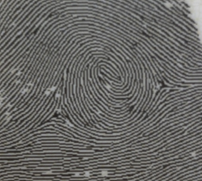
#> input picture finger_folder/2finger1.png, 202 x 181 px
$ python new.py 2finger1.png
#> lines starting #> are read from the running program, lines starting #| are printed output that depends on the picture
#!/usr/bin/env python
"""
fingerprint_binarize.py
-----------------------
카메라로 촬영한 손가락 지문 사진을
1) 대비 향상(CLAHE) → 2) 가보(Gabor) 기반 융선 강조 →
3) Sauvola 적응 이진화 → 4) 작은 틈 메우기 →
5) 자동 ROI(손가락 영역) 마스킹 → 6) 최종 바이너리 저장

필수 라이브러리
    pip install opencv-python scikit-image fingerprint_enhancer numpy
"""

from pathlib import Path
import argparse

import cv2
import numpy as np
import fingerprint_enhancer as fe
from skimage.filters import threshold_sauvola
from skimage.morphology import closing, square


# ---------------------------------------------------------------------------
# ① 융선 강조 – fingerprint_enhancer 버전별 함수명 호환
def _enhance(img: np.ndarray) -> np.ndarray:
    """
    fingerprint_enhancer 모듈에서 사용 가능한 enhance 함수 호출.
    (버전에 따라 enhance_fingerprint / enhance_Fingerprint 둘 중 하나만 있을 수 있음)
    """
    if hasattr(fe, "enhance_fingerprint"):
        return fe.enhance_fingerprint(img)
    if hasattr(fe, "enhance_Fingerprint"):
        return fe.enhance_Fingerprint(img)
    raise AttributeError(
        "fingerprint_enhancer 모듈에 enhance 함수가 없습니다."
        " pip 설치가 올바른지 확인하세요."
    )


# ---------------------------------------------------------------------------
# ② 손가락 ROI 마스크 생성
def _build_roi_mask(
    binary: np.ndarray,
    dilate_iter: int = 3,
    close_iter: int = 3,
    kernel_size: int = 7,
) -> np.ndarray:
    """
    융선 이진화 결과(binary)를 기반으로 손가락 영역만 남기는 ROI 마스크 생성.
    dilate → close → floodfill → 가장 큰 외곽선만 채우는 순서.
    Returns
    -------
    mask : np.ndarray
        uint8(0/255) 마스크. 손가락 영역=255, 배경=0
    """
    ker = cv2.getStructuringElement(cv2.MORPH_ELLIPSE, (kernel_size, kernel_size))

    # 1) 팽창 – ridges를 굵게 만들어 끊김 최소화
    mask = cv2.dilate(binary, ker, iterations=dilate_iter)

    # 2) 클로징 – 내부 작은 구멍 메움
    mask = cv2.morphologyEx(mask, cv2.MORPH_CLOSE, ker, iterations=close_iter)

    # 3) flood fill로 배경 영역을 흰색으로 채운 뒤 반전 → 손가락 내부 빈칸까지 채우기
    flood = mask.copy()
    h, w = mask.shape
    cv2.floodFill(flood, None, (0, 0), 255)          # 모서리(배경) floodfill
    mask = cv2.bitwise_not(flood) | mask             # 손가락 영역만 255

    # 4) 가장 큰 외곽선(손가락)만 마스크로 유지
    contours, _ = cv2.findContours(mask, cv2.RETR_EXTERNAL, cv2.CHAIN_APPROX_SIMPLE)
    if not contours:
        return np.zeros_like(mask)
    largest = max(contours, key=cv2.contourArea)
    roi = np.zeros_like(mask)
    cv2.drawContours(roi, [largest], -1, 255, thickness=-1)
    return roi


# ---------------------------------------------------------------------------
def binarize_fingerprint(
    img_path: str | Path,
    out_path: str | Path,
    *,
    window_size: int = 25,
    k: float = 0.2,
    fill_gaps: bool = True,
    debug: bool = False,
) -> np.ndarray:
    """
    손가락 지문 사진을 이진화 + ROI 마스킹 후 저장.

    Parameters
    ----------
    img_path : str | Path
        입력 원본 사진(컬러·그레이 모두 가능)
    out_path : str | Path
        저장 경로
    window_size : int
        Sauvola 윈도 크기
    k : float
        Sauvola k 파라미터
    fill_gaps : bool
        융선 사이 작은 틈 closing 으로 메울지
    debug : bool
        True면 중간 결과(강조 이미지·ROI 마스크) 추가 저장
    """
#> called with img_path = '2finger1.png', out_path = 'fingerprint_binary.png', window_size = 25, k = 0.2, fill_gaps = True, debug = False
    img_path = Path(img_path)
    out_path = Path(out_path)

    # ---------- 원본 불러오기 ----------
    img = cv2.imread(str(img_path), cv2.IMREAD_GRAYSCALE)
#> img: shape (181, 202); min 28, max 207, mean 101.9
    if img is None:
        raise FileNotFoundError(img_path)

    # ---------- CLAHE 대비 향상 ----------
    clahe = cv2.createCLAHE(clipLimit=2.0, tileGridSize=(16, 16))
    img_clahe = clahe.apply(img)
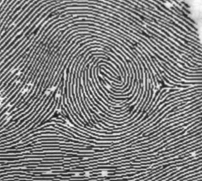
#> img_clahe: shape (181, 202); min 25, max 252, mean 127.6

    # ---------- 융선 강조 ----------
    enhanced = _enhance(img_clahe)

    # ---------- Sauvola 적응 임계값 ----------
    thresh = threshold_sauvola(enhanced, window_size, k=k)
    binary = (enhanced > thresh).astype(np.uint8)

    # ---------- 작은 gap 메우기 ----------
    if fill_gaps:
        binary = closing(binary, square(3)).astype(np.uint8)

    binary *= 255  # 0/1 → 0/255 uint8

    # ---------- 자동 ROI 마스크 ----------
    mask = _build_roi_mask(binary)

    # ---------- 마스킹 & 저장 ----------
    final = cv2.bitwise_and(binary, mask)

    final = cv2.flip(final, 1)


    cv2.imwrite(str(out_path), final)

    if debug:
        cv2.imwrite(str(out_path.with_stem(out_path.stem + "_enhanced")), enhanced)
        cv2.imwrite(str(out_path.with_stem(out_path.stem + "_mask")), mask)

    return final


# ---------------------------------------------------------------------------
def main() -> None:
    parser = argparse.ArgumentParser(
        description="Fingerprint photo → binary with automatic ROI mask"
    )
    parser.add_argument("input", help="원본 지문 사진 파일")
    parser.add_argument(
        "-o",
        "--output",
        default="fingerprint_binary.png",
        help="이진화 결과 저장 파일 (기본: fingerprint_binary.png)",
    )
    parser.add_argument(
        "--window-size", type=int, default=25, help="Sauvola window size (default 25)"
    )
    parser.add_argument(
        "-k", type=float, default=0.2, help="Sauvola k (default 0.2, 0.16~0.25 추천)"
    )
    parser.add_argument(
        "--no-fill-gaps",
        action="store_true",
        help="Morphological closing(틈 메우기) 끄기",
    )
    parser.add_argument(
        "--debug",
        action="store_true",
        help="중간 결과(강조·마스크)도 저장",
    )
    args = parser.parse_args()

    binarize_fingerprint(
        args.input,
        args.output,
        window_size=args.window_size,
        k=args.k,
        fill_gaps=not args.no_fill_gaps,
        debug=args.debug,
    )
#> (the call stopped at in _enhance, `return fe.enhance_fingerprint(img)`: fingerprint_enhancer is not available in this run)
    print(f"✔️  결과 저장 완료 → {args.output}")


# ---------------------------------------------------------------------------
if __name__ == "__main__":
    main()

$ run again, on finger_folder/finger2.png
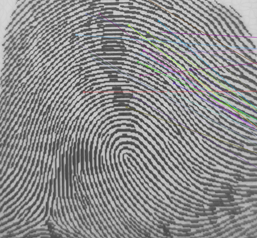
#> input picture finger_folder/finger2.png, 257 x 238 px
#> in binarize_fingerprint, `img = cv2.imread(str(img_path), cv2.IMREAD_GRAYSCALE)`:
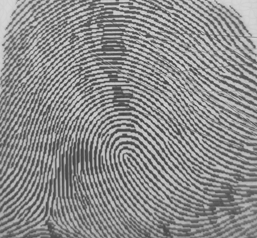
#> img: shape (238, 257); min 58, max 218, mean 139.6
#> in binarize_fingerprint, `img_clahe = clahe.apply(img)`:
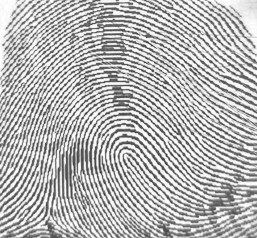
#> img_clahe: shape (238, 257); min 60, max 255, mean 180.1
